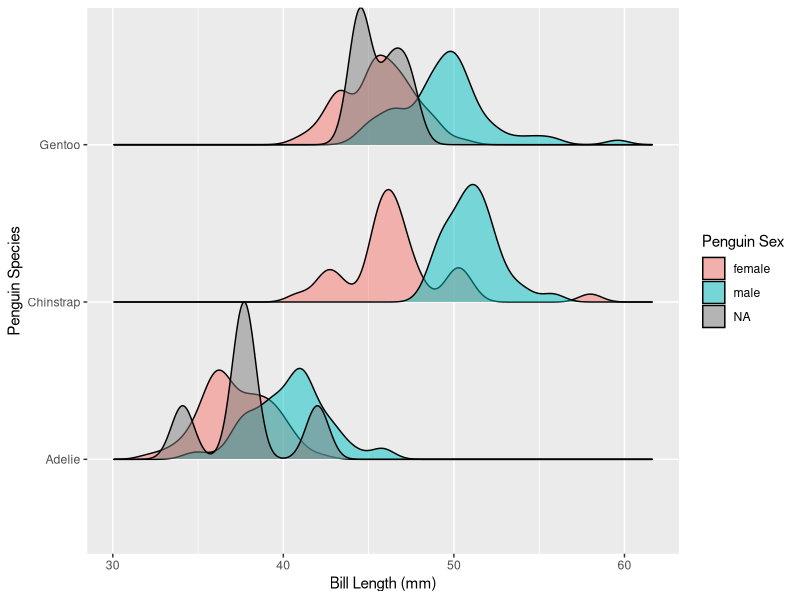
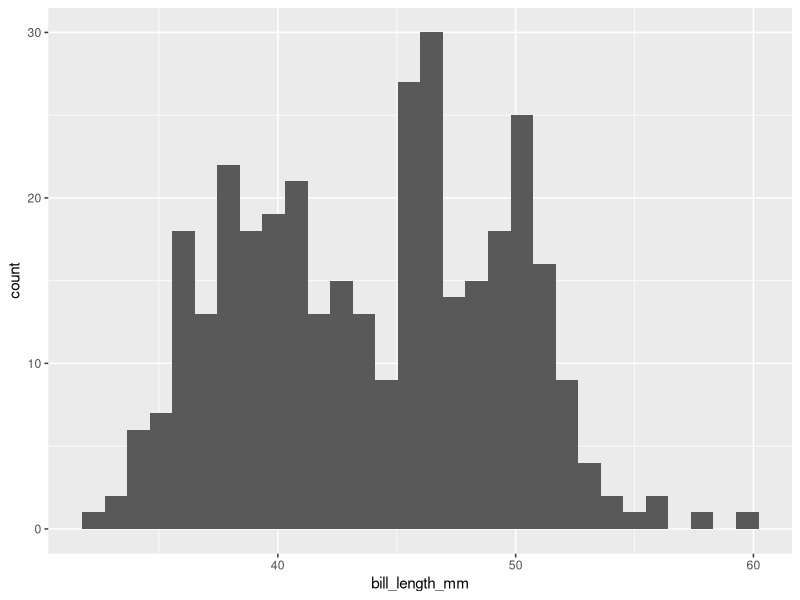
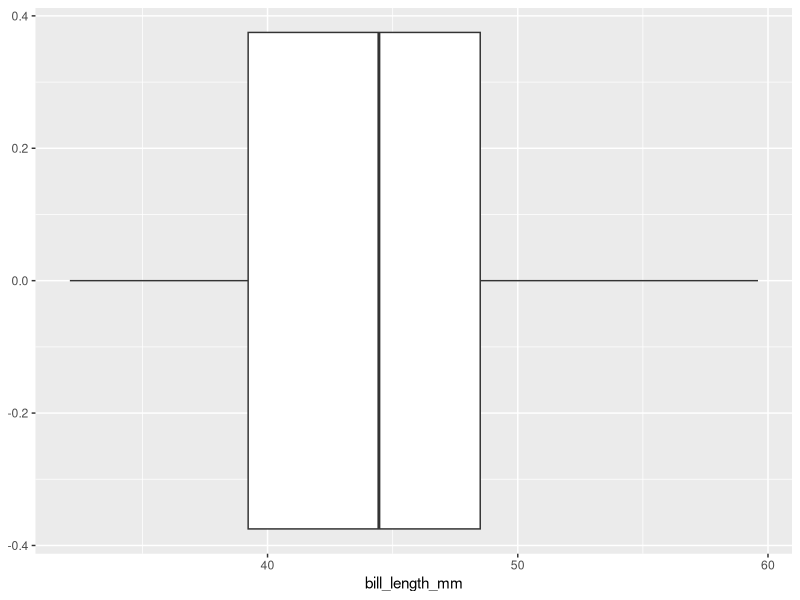
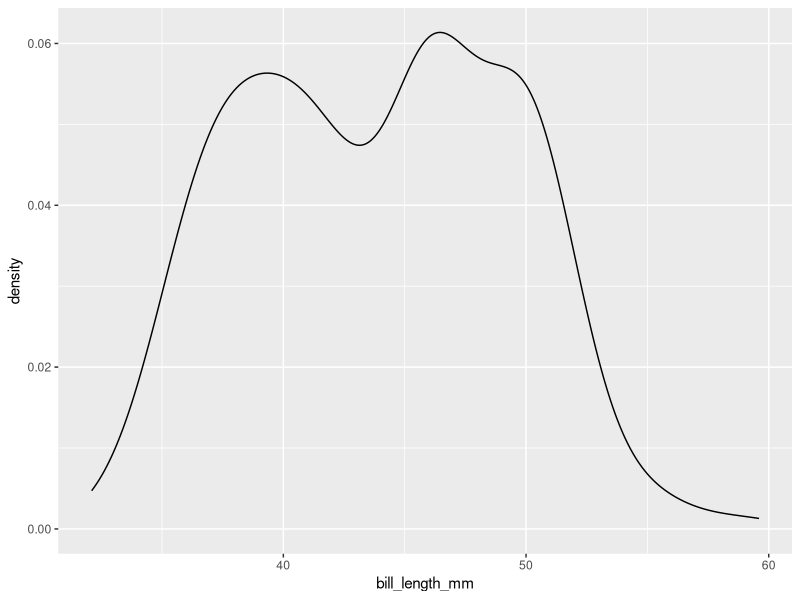
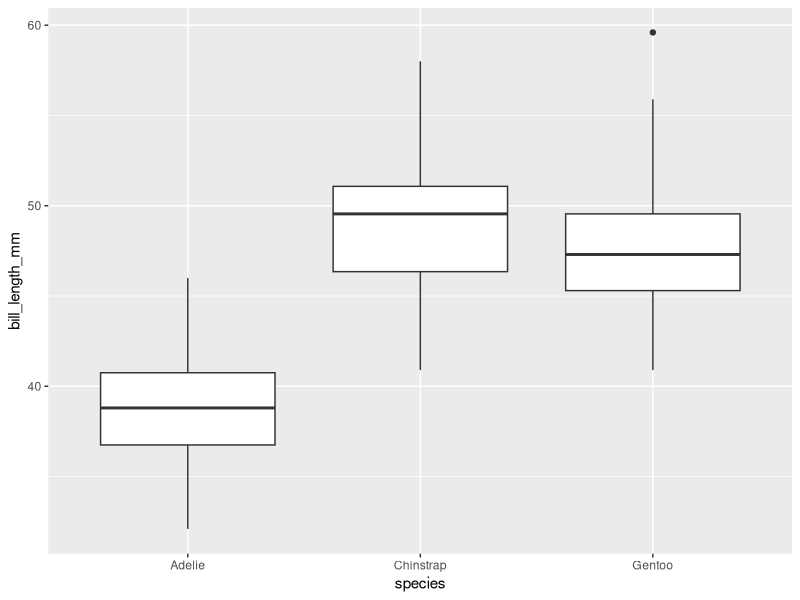
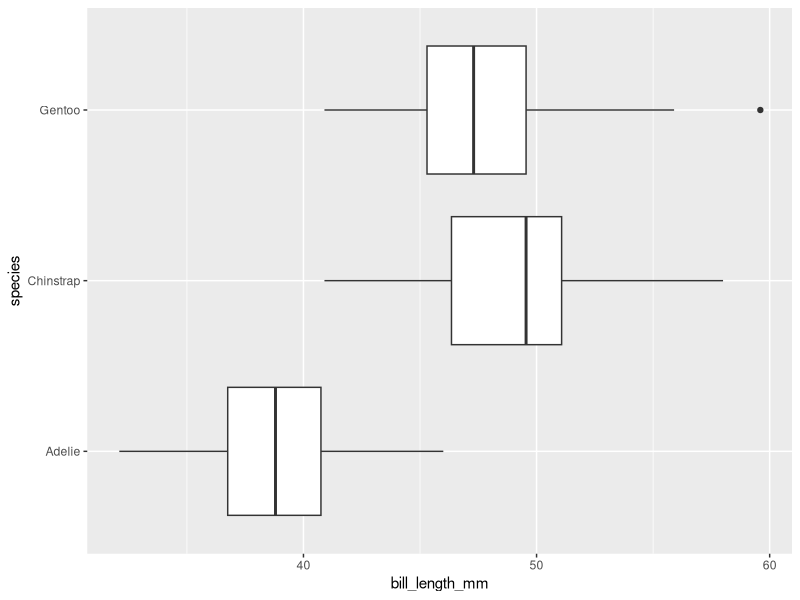
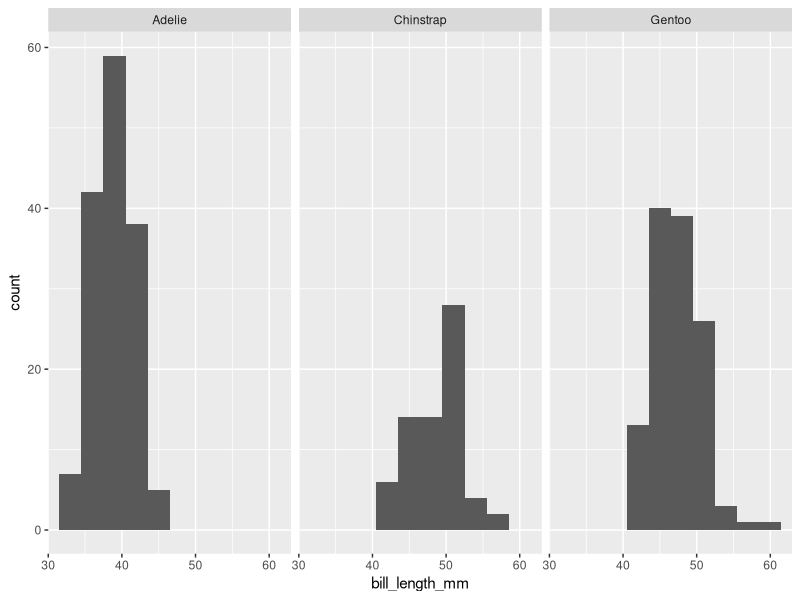
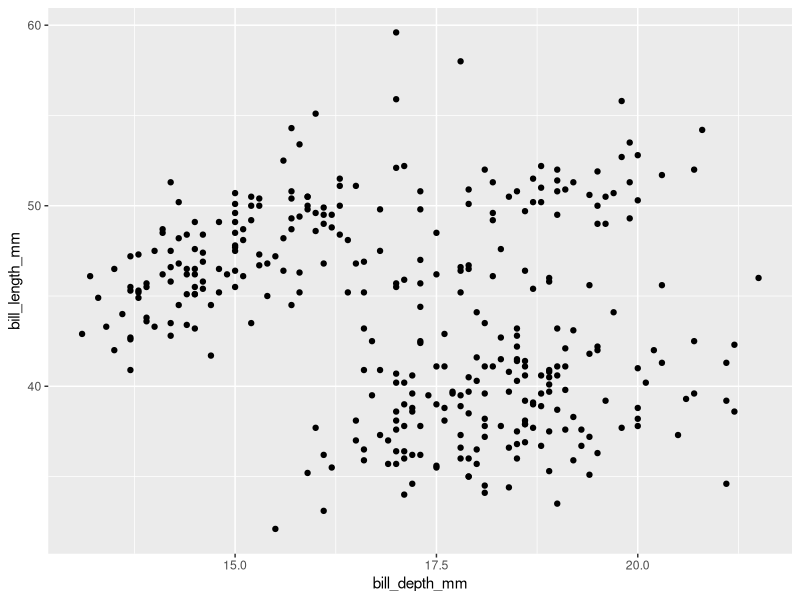

The R script that drew these images, in order:
## ---- chunk 1
knitr::opts_chunk$set(message = FALSE, 
                      warning = FALSE, 
                      fig.align = "center")

library(palmerpenguins)
library(tidyverse)
library(ggridges)
library(gridExtra)
## ---- chunk 2
penguins %>% 
  ggplot(aes(x = bill_length_mm, y = species, fill = sex)) + 
  geom_density_ridges(alpha = 0.5, scale = 1) + 
  labs(x = "Bill Length (mm)", 
       y = "Penguin Species", 
       fill = "Penguin Sex")

## ---- chunk 3
ggplot(data = penguins, mapping = aes(x = bill_length_mm)) + 
  geom_histogram()
## ---- chunk 4
ggplot(data = penguins, 
       mapping = aes(x = bill_length_mm)) + 
  geom_boxplot()
## ---- chunk 5
ggplot(data = penguins, 
       mapping = aes(x = bill_length_mm)) + 
  geom_density()
## ---- chunk 6
ggplot(data = penguins, 
       mapping = aes(y = bill_length_mm,
                     x = species)) + 
  geom_boxplot()
## ---- chunk 7
ggplot(data = penguins, 
       mapping = aes(x = bill_length_mm,
                     y = species)) + 
  geom_boxplot()
## ---- chunk 8
ggplot(data = penguins,
       mapping = aes(x = bill_length_mm)) + 
  geom_histogram(binwidth = 3) + 
  facet_wrap(~ species)
## ---- chunk 9
ggplot(data = penguins, 
       mapping = aes(y = bill_length_mm, x = bill_depth_mm)) + 
  geom_point()
## ---- chunk 10
ggplot(data = penguins, 
       mapping = aes(y = bill_length_mm, 
                     x = bill_depth_mm, 
                     color = species)
       ) + 
  geom_point()
## ---- chunk 11
ggplot(data = penguins, 
       mapping = aes(y = bill_length_mm, 
                     x = species, 
                     color = sex)
       ) + 
  geom_boxplot()
## ---- chunk 12
ggplot(data = penguins, 
       mapping = aes(y = bill_length_mm, 
                     x = bill_depth_mm, 
                     color = sex)) + 
  geom_point() + 
  facet_wrap(~ species)
## ---- chunk 13
ggplot(data = penguins, 
       mapping = aes(x = bill_length_mm,
                     y = species,
                     fill = sex)) + 
  geom_boxplot(alpha = 0.3) + 
  facet_wrap(~ island)
